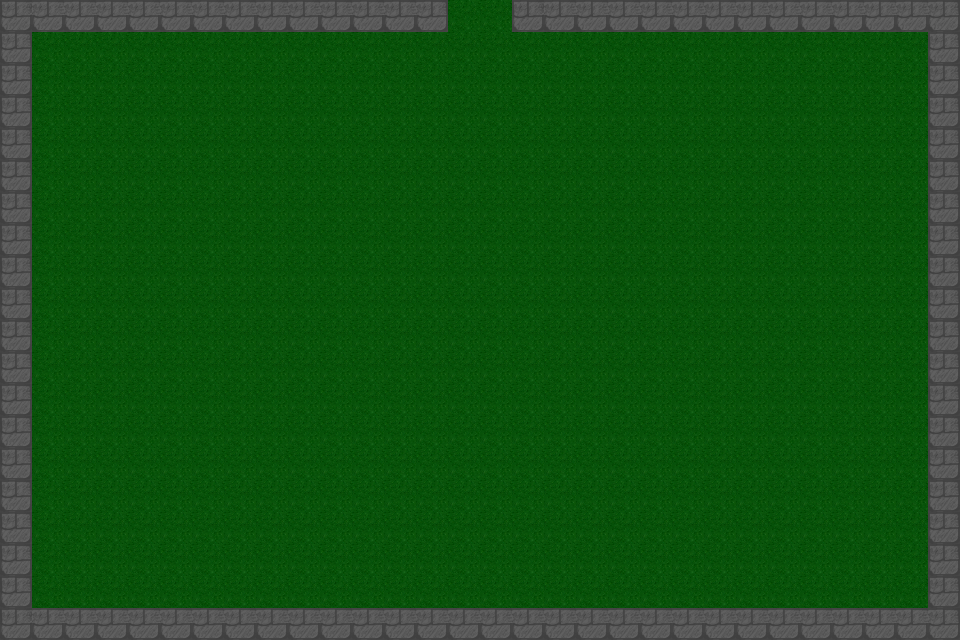

Rendered tile map (Tiled .tmx) drawn with the repository's tilesets; below, a short description and the full map source, tile grids included:
An orthogonal 30x20 tile map with 32x32 px tiles, 1 tile layer (Tile layer 1), 2 tilesets and 58 objects.

<map version="1.10" tiledversion="1.11.2" orientation="orthogonal" renderorder="right-down" width="30" height="20" tilewidth="32" tileheight="32" infinite="0" nextlayerid="3" nextobjectid="1">
    <tileset firstgid="1" name="Town Tileset" tilewidth="32" tileheight="32" tilecount="64" columns="8">
        <image source="../../../tiles/World H Tileset.png" trans="ff00ff" width="256" height="256" />
        <tile id="4">
            <objectgroup draworder="index" id="2">
                <object id="1" x="0" y="0" width="32" height="32" />
            </objectgroup>
        </tile>
        <tile id="5">
            <objectgroup draworder="index" id="2">
                <object id="1" x="0" y="0" width="32" height="32" />
            </objectgroup>
        </tile>
        <tile id="6">
            <objectgroup draworder="index" id="2">
                <object id="1" x="0" y="0" width="32" height="32" />
            </objectgroup>
        </tile>
        <tile id="7">
            <objectgroup draworder="index" id="2">
                <object id="1" x="0" y="0" width="32" height="32" />
            </objectgroup>
        </tile>
        <tile id="8">
            <objectgroup draworder="index" id="2">
                <object id="1" x="0" y="0" width="32" height="32" />
            </objectgroup>
        </tile>
        <tile id="10">
            <objectgroup draworder="index" id="2">
                <object id="1" x="0" y="32" width="32" height="0" />
            </objectgroup>
        </tile>
        <tile id="11">
            <objectgroup draworder="index" id="2">
                <object id="1" x="0" y="32" width="32" height="0" />
                <object id="2" x="32" y="0" width="0" height="32" />
            </objectgroup>
        </tile>
        <tile id="12">
            <objectgroup draworder="index" id="2">
                <object id="1" x="32" y="0" width="0" height="32" />
            </objectgroup>
        </tile>
        <tile id="13">
            <objectgroup draworder="index" id="2">
                <object id="1" x="0" y="32" width="32" height="0" />
                <object id="2" x="0" y="32" width="32" height="0" />
                <object id="3" x="0" y="0" width="0" height="32" />
            </objectgroup>
        </tile>
        <tile id="14">
            <objectgroup draworder="index" id="2">
                <object id="1" x="0" y="0" width="0" height="32" />
            </objectgroup>
        </tile>
        <tile id="16">
            <objectgroup draworder="index" id="2">
                <object id="1" x="0" y="0" width="32" height="32" />
            </objectgroup>
        </tile>
        <tile id="24">
            <objectgroup draworder="index" id="2">
                <object id="1" x="0" y="0" width="32" height="32" />
            </objectgroup>
        </tile>
    </tileset>
    <tileset firstgid="65" name="Dungeon Crawler Tileset" tilewidth="32" tileheight="32" tilecount="100" columns="10">
        <image source="../../../tiles/Dungeon_Tile.png" trans="" width="320" height="320" />
        <tile id="2">
            <objectgroup draworder="index" id="2">
                <object id="1" x="0" y="0" width="32" height="32" />
            </objectgroup>
        </tile>
        <tile id="3">
            <objectgroup draworder="index" id="2">
                <object id="1" x="0" y="0" width="32" height="32" />
            </objectgroup>
        </tile>
        <tile id="4">
            <objectgroup draworder="index" id="2">
                <object id="1" x="0" y="0" width="32" height="32" />
            </objectgroup>
        </tile>
        <tile id="5">
            <objectgroup draworder="index" id="2">
                <object id="1" x="0" y="0" width="32" height="32" />
            </objectgroup>
        </tile>
        <tile id="6">
            <objectgroup draworder="index" id="2">
                <object id="1" x="0" y="0" width="32" height="32" />
            </objectgroup>
        </tile>
        <tile id="8">
            <objectgroup draworder="index" id="2">
                <object id="1" x="0" y="0" width="32" height="32" />
            </objectgroup>
        </tile>
        <tile id="12">
            <objectgroup draworder="index" id="2">
                <object id="1" x="0" y="0" width="32" height="32" />
            </objectgroup>
        </tile>
        <tile id="13">
            <objectgroup draworder="index" id="2">
                <object id="1" x="0" y="0" width="32" height="32" />
            </objectgroup>
        </tile>
        <tile id="14">
            <objectgroup draworder="index" id="2">
                <object id="1" x="0" y="0" width="32" height="32" />
            </objectgroup>
        </tile>
        <tile id="15">
            <objectgroup draworder="index" id="2">
                <object id="1" x="0" y="0" width="32" height="32" />
            </objectgroup>
        </tile>
        <tile id="16">
            <objectgroup draworder="index" id="2">
                <object id="1" x="0" y="0" width="32" height="32" />
            </objectgroup>
        </tile>
        <tile id="18">
            <objectgroup draworder="index" id="2">
                <object id="1" x="0" y="0" width="32" height="32" />
            </objectgroup>
        </tile>
        <tile id="22">
            <objectgroup draworder="index" id="2">
                <object id="1" x="0" y="0" width="32" height="32" />
            </objectgroup>
        </tile>
        <tile id="23">
            <objectgroup draworder="index" id="2">
                <object id="1" x="0" y="0" width="32" height="32" />
            </objectgroup>
        </tile>
        <tile id="24">
            <objectgroup draworder="index" id="2">
                <object id="1" x="0" y="0" width="32" height="32" />
            </objectgroup>
        </tile>
        <tile id="25">
            <objectgroup draworder="index" id="2">
                <object id="1" x="0" y="0" width="32" height="32" />
            </objectgroup>
        </tile>
        <tile id="26">
            <objectgroup draworder="index" id="2">
                <object id="1" x="0" y="0" width="32" height="32" />
            </objectgroup>
        </tile>
        <tile id="28">
            <objectgroup draworder="index" id="2">
                <object id="1" x="0" y="0" width="32" height="32" />
            </objectgroup>
        </tile>
        <tile id="32">
            <objectgroup draworder="index" id="2">
                <object id="1" x="0" y="0" width="32" height="32" />
            </objectgroup>
        </tile>
        <tile id="33">
            <objectgroup draworder="index" id="2">
                <object id="1" x="0" y="0" width="32" height="32" />
            </objectgroup>
        </tile>
        <tile id="34">
            <objectgroup draworder="index" id="2">
                <object id="1" x="0" y="0" width="32" height="32" />
            </objectgroup>
        </tile>
        <tile id="35">
            <objectgroup draworder="index" id="2">
                <object id="1" x="0" y="0" width="32" height="32" />
            </objectgroup>
        </tile>
        <tile id="36">
            <objectgroup draworder="index" id="2">
                <object id="1" x="0" y="0" width="32" height="32" />
            </objectgroup>
        </tile>
        <tile id="38">
            <objectgroup draworder="index" id="2">
                <object id="1" x="0" y="0" width="32" height="32" />
            </objectgroup>
        </tile>
        <tile id="42">
            <objectgroup draworder="index" id="2">
                <object id="1" x="0" y="0" width="32" height="32" />
            </objectgroup>
        </tile>
        <tile id="43">
            <objectgroup draworder="index" id="2">
                <object id="1" x="0" y="0" width="32" height="32" />
            </objectgroup>
        </tile>
        <tile id="44">
            <objectgroup draworder="index" id="2">
                <object id="1" x="0" y="0" width="32" height="32" />
            </objectgroup>
        </tile>
        <tile id="45">
            <objectgroup draworder="index" id="2">
                <object id="1" x="0" y="0" width="32" height="32" />
            </objectgroup>
        </tile>
        <tile id="46">
            <objectgroup draworder="index" id="2">
                <object id="1" x="0" y="0" width="32" height="32" />
            </objectgroup>
        </tile>
        <tile id="48">
            <objectgroup draworder="index" id="2">
                <object id="1" x="0" y="0" width="32" height="32" />
            </objectgroup>
        </tile>
        <tile id="52">
            <objectgroup draworder="index" id="2">
                <object id="1" x="0" y="0" width="32" height="32" />
            </objectgroup>
        </tile>
        <tile id="53">
            <objectgroup draworder="index" id="2">
                <object id="1" x="0" y="0" width="32" height="32" />
            </objectgroup>
        </tile>
        <tile id="54">
            <objectgroup draworder="index" id="2">
                <object id="1" x="0" y="0" width="32" height="32" />
            </objectgroup>
        </tile>
        <tile id="55">
            <objectgroup draworder="index" id="2">
                <object id="1" x="0" y="0" width="32" height="32" />
            </objectgroup>
        </tile>
        <tile id="56">
            <objectgroup draworder="index" id="2">
                <object id="1" x="0" y="0" width="32" height="32" />
            </objectgroup>
        </tile>
        <tile id="58">
            <objectgroup draworder="index" id="2">
                <object id="1" x="0" y="0" width="32" height="32" />
            </objectgroup>
        </tile>
        <tile id="62">
            <objectgroup draworder="index" id="2">
                <object id="1" x="0" y="0" width="32" height="32" />
            </objectgroup>
        </tile>
        <tile id="63">
            <objectgroup draworder="index" id="2">
                <object id="1" x="0" y="0" width="32" height="32" />
            </objectgroup>
        </tile>
        <tile id="64">
            <objectgroup draworder="index" id="2">
                <object id="1" x="0" y="0" width="32" height="32" />
            </objectgroup>
        </tile>
        <tile id="65">
            <objectgroup draworder="index" id="2">
                <object id="1" x="0" y="0" width="32" height="32" />
            </objectgroup>
        </tile>
        <tile id="66">
            <objectgroup draworder="index" id="2">
                <object id="1" x="0" y="0" width="32" height="32" />
            </objectgroup>
        </tile>
        <tile id="68">
            <objectgroup draworder="index" id="2">
                <object id="1" x="0" y="0" width="32" height="32" />
            </objectgroup>
        </tile>
        <tile id="80">
            <objectgroup draworder="index" id="2">
                <object id="1" x="0" y="0" width="32" height="32" />
            </objectgroup>
        </tile>
    </tileset>
    <layer id="1" name="Tile layer 1" width="30" height="20">
        <data encoding="csv">
9,6,6,6,6,6,6,6,6,6,6,6,6,7,2,2,9,6,6,6,6,6,6,6,6,6,6,6,6,7,
8,2,2,2,2,2,2,2,2,2,2,2,2,2,2,2,2,2,2,2,2,2,2,2,2,2,2,2,2,8,
8,2,2,2,2,2,2,2,2,2,2,2,2,2,2,2,2,2,2,2,2,2,2,2,2,2,2,2,2,8,
8,2,2,2,2,2,2,2,2,2,2,2,2,2,2,2,2,2,2,2,2,2,2,2,2,2,2,2,2,8,
8,2,2,2,2,2,2,2,2,2,2,2,2,2,2,2,2,2,2,2,2,2,2,2,2,2,2,2,2,8,
8,2,2,2,2,2,2,2,2,2,2,2,2,2,2,2,2,2,2,2,2,2,2,2,2,2,2,2,2,8,
8,2,2,2,2,2,2,2,2,2,2,2,2,2,2,2,2,2,2,2,2,2,2,2,2,2,2,2,2,8,
8,2,2,2,2,2,2,2,2,2,2,2,2,2,2,2,2,2,2,2,2,2,2,2,2,2,2,2,2,8,
8,2,2,2,2,2,2,2,2,2,2,2,2,2,2,2,2,2,2,2,2,2,2,2,2,2,2,2,2,8,
8,2,2,2,2,2,2,2,2,2,2,2,2,2,2,2,2,2,2,2,2,2,2,2,2,2,2,2,2,8,
8,2,2,2,2,2,2,2,2,2,2,2,2,2,2,2,2,2,2,2,2,2,2,2,2,2,2,2,2,8,
8,2,2,2,2,2,2,2,2,2,2,2,2,2,2,2,2,2,2,2,2,2,2,2,2,2,2,2,2,8,
8,2,2,2,2,2,2,2,2,2,2,2,2,2,2,2,2,2,2,2,2,2,2,2,2,2,2,2,2,8,
8,2,2,2,2,2,2,2,2,2,2,2,2,2,2,2,2,2,2,2,2,2,2,2,2,2,2,2,2,8,
8,2,2,2,2,2,2,2,2,2,2,2,2,2,2,2,2,2,2,2,2,2,2,2,2,2,2,2,2,8,
8,2,2,2,2,2,2,2,2,2,2,2,2,2,2,2,2,2,2,2,2,2,2,2,2,2,2,2,2,8,
8,2,2,2,2,2,2,2,2,2,2,2,2,2,2,2,2,2,2,2,2,2,2,2,2,2,2,2,2,8,
8,2,2,2,2,2,2,2,2,2,2,2,2,2,2,2,2,2,2,2,2,2,2,2,2,2,2,2,2,8,
8,2,2,2,2,2,2,2,2,2,2,2,2,2,2,2,2,2,2,2,2,2,2,2,2,2,2,2,2,8,
9,6,6,6,6,6,6,6,6,6,6,6,6,6,6,6,6,6,6,6,6,6,6,6,6,6,6,6,6,7
        </data>
    </layer>
</map>
